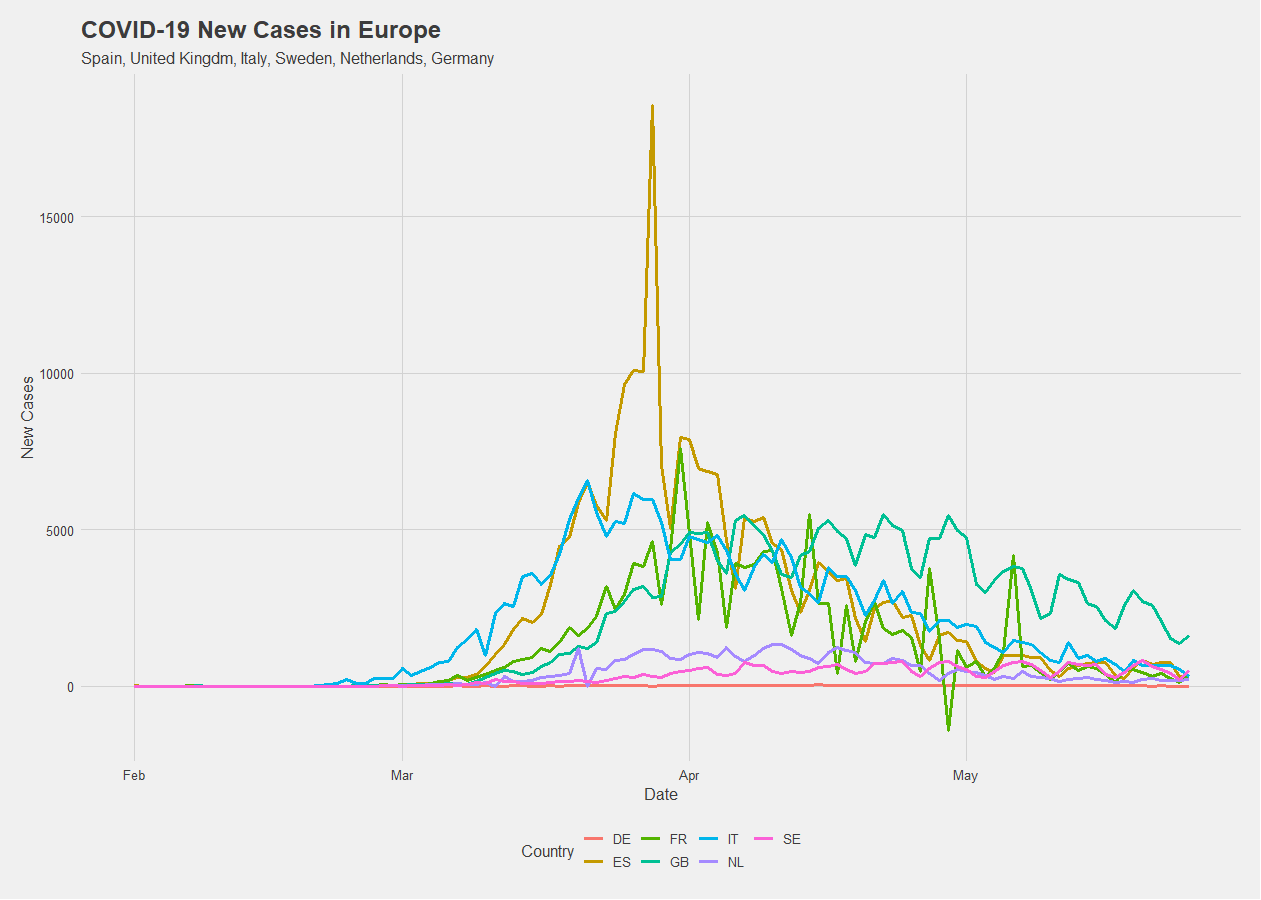

Write the R code that produced this figure.
library(ggplot2)
library(dplyr)
library(ggthemes)

#customColors = c("#003f5c", "#374c80", "#7a5195", "#bc5090", "#ef5675", "#ff764a", "#ffa600")

epidemiology <- read.csv("C:/Users/Omid/Desktop/Lnu/4DV651/Project/MDSE-Covid-Analysis/covid19/epidemiology_EU.csv")

epidemiology$DateS <- as.Date(epidemiology$date, "%m/%d/%Y")

epidemiology %>%
  ggplot(aes(x = DateS, y = new_confirmed, color= key)) +
  geom_line(size = 1.2, alpha = 1.8) +
  labs(title = "COVID-19 New Cases in Europe",
       subtitle = "Spain, United Kingdm, Italy, Sweden, Netherlands, Germany",
       x = "Date",
       y = "New Cases",
       color = "Country") + 
  theme_fivethirtyeight() +
  #scale_color_manual(values = customColors)+
  theme(axis.title = element_text())
  
